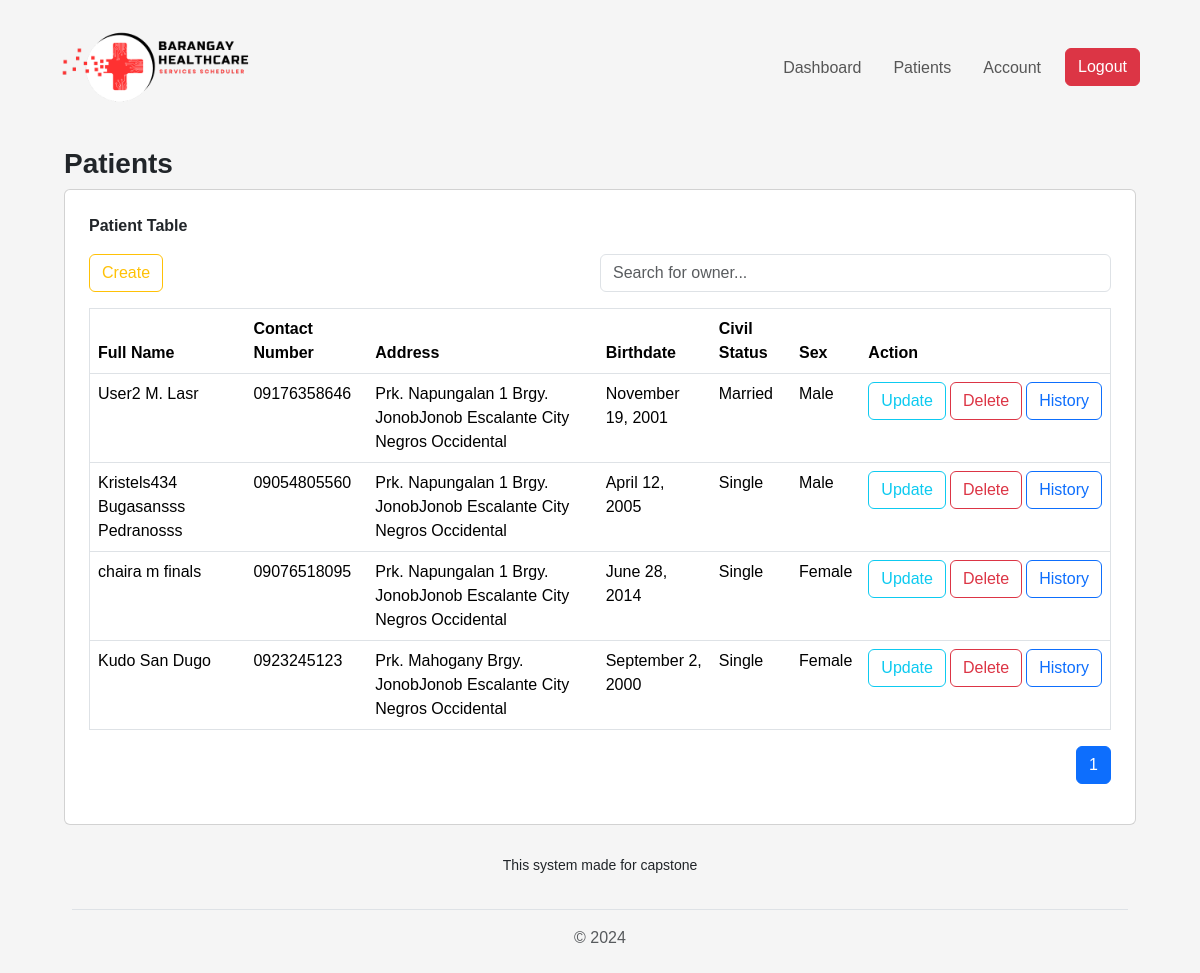
Before: /view/pages/patient/patient.php (signed in) with the older database file.
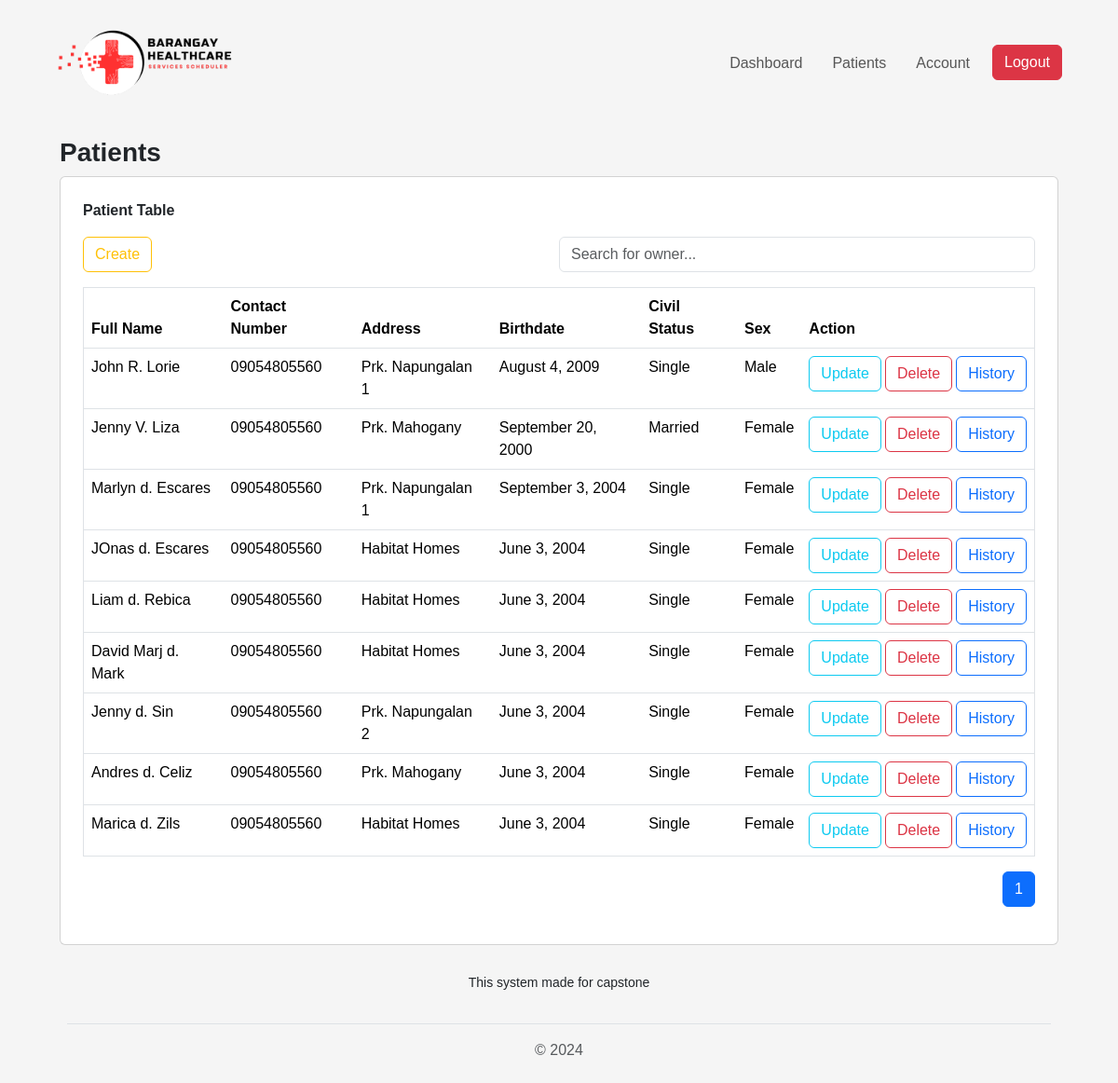
After: the same page with the newer database file.
### tables this page shows
CREATE TABLE `tbl_patient_info` (
  `id` int(11) NOT NULL,
  `patient_id` varchar(255) NOT NULL,
  `fname` varchar(255) NOT NULL,
  `mname` varchar(255) NOT NULL,
  `lname` varchar(255) NOT NULL,
  `birthdate` varchar(255) NOT NULL,
  `purok` varchar(255) NOT NULL,
  `address` varchar(255) NOT NULL,
  `phone_number` varchar(255) NOT NULL,
  `civil_status` varchar(255) NOT NULL,
  `sex` varchar(255) NOT NULL,
  `religion` varchar(255) NOT NULL,
  `occupation` varchar(255) NOT NULL,
  `guardian` varchar(255) NOT NULL
);

### connection/connection.php (called while the page is built, shortened)
<?php
class config {
    public function __construct(){
        $dsn = "mysql:host=".H.";dbname=".DB;
        $username = U;
        $password = P;
        try {
            $this->pdo = new PDO($dsn, $username, $password);
        } catch (PDOException $e) {
            die("Connection failed: " . $e->getMessage());
        }
    }
}
?>

### controller/PatientController.php (called while the page is built, shortened)
<?php
require_once('../../../services/PatientServices.php');
$patientServices = new PatientServices();
$patients = $patientServices->getAllPatient();
?>

### services/PatientServices.php (called while the page is built, shortened)
<?php
require_once("../../../connection/connection.php");
class PatientServices extends config {
    public function getAllPatient() {
        try {
            $query = "SELECT `id`, `patient_id`,CONCAT(`fname`, ' ', `mname`, ' ', `lname`) AS full_name,  `birthdate`, `purok`, `phone_number`, `civil_status`, `sex`, `religion`,`occupation`, `guardian`  FROM `tbl_patient_info` WHERE 1";
            $stmt = $this->pdo->prepare($query);
            $stmt->execute();
            return $stmt->fetchAll(PDO::FETCH_ASSOC);
        } catch (PDOException $e) {
            echo "Error: " . $e->getMessage();
        }
    }
}
?>

### view/pages/patient/patient.php (the view, shortened to what this page needs)
<?php
  include_once('../../components/header.php');
  include_once('../../../controller/PatientController.php');
?>
<div class="p-3">
<h3><strong>Patients</strong></h3>
<div class="card p-4">
        <p><strong>Patient Table</strong> </p>
        <div class="mb-3 d-flex justify-content-between">
            <a type="button" class="btn btn-outline-warning" href="create.php">Create</a>
            <input type="text" id="searchInput" class="form-control w-50" placeholder="Search for owner...">
        </div>
        <div class="table-responsive">
            <table border="1" class="table" id="nurseryOwnersTable">
                <thead>
                    <tr>
                        <th>Full Name</th>
                        <th>Contact Number</th>
                        <th>Address</th>
                        <th>Birthdate</th>
                        <th>Civil Status</th>
                        <th>Sex</th>
                        <th>Action</th>
                    </tr>
                </thead>
                <tbody id="tableBody">
                    <?php if (!empty($patients)): ?>
                        <?php foreach ($patients as $patient): ?>
                            <tr>
                                <td><?php echo htmlspecialchars($patient['full_name']); ?></td>
                                <td><?php echo htmlspecialchars($patient['phone_number']); ?></td>
                                <td><?php echo htmlspecialchars($patient['purok']); ?></td>
                                <td>
                                  <?php
                                      $birthdate = new DateTime($patient['birthdate']);
                                      echo $birthdate->format('F j, Y');
                                  ?>
                              </td>
                                <td><?php echo htmlspecialchars($patient['civil_status']); ?></td>
                                <td><?php echo htmlspecialchars($patient['sex']); ?></td>
                                <td>
                                    <div class="d-flex justify-content-start">
                                        <a class="btn btn-outline-info" href="update.php?PatientID=<?php echo htmlspecialchars($patient['patient_id']); ?>">Update</a>
                                        <button class="btn btn-outline-danger mx-1" data-id="<?php echo htmlspecialchars($patient['patient_id']); ?>" onclick="setDeleteId(this)">Delete</button>
                                        <a class="btn btn-outline-primary" href="patient_history.php?PatientID=<?php echo htmlspecialchars($patient['patient_id']); ?>">History</a>
                                    </div>
                                </td>
                            </tr>
                        <?php endforeach; ?>
                    <?php else: ?>
                        <tr>
                            <td colspan="8" class="text-center">No records found.</td>
                        </tr>
                    <?php endif; ?>
                </tbody>
            </table>
        </div>
        <div class="d-flex justify-content-end">
            <nav>
                <ul class="pagination justify-content-center" id="pagination">
                </ul>
            </nav>
        </div>
    </div>
<?php include_once('../../components/footer.php'); ?>

Changed rows visible on the page:
removed tbl_patient_info: full_name "User2 M. Lasr", phone_number "09176358646", purok "Prk. Napungalan 1 Brgy. JonobJonob Escalante City Negros Occidental", birthdate "November 19, 2001", civil_status "Married", sex "Male"
removed tbl_patient_info: full_name "Kristels434 Bugasansss Pedranosss", phone_number "09054805560", purok "Prk. Napungalan 1 Brgy. JonobJonob Escalante City Negros Occidental", birthdate "April 12, 2005", civil_status "Single", sex "Male"
removed tbl_patient_info: full_name "chaira m finals", phone_number "09076518095", purok "Prk. Napungalan 1 Brgy. JonobJonob Escalante City Negros Occidental", birthdate "June 28, 2014", civil_status "Single", sex "Female"
removed tbl_patient_info: full_name "Kudo San Dugo", phone_number "0923245123", purok "Prk. Mahogany Brgy. JonobJonob Escalante City Negros Occidental", birthdate "September 2, 2000", civil_status "Single", sex "Female"
added tbl_patient_info: full_name "John R. Lorie", phone_number "09054805560", purok "Prk. Napungalan 1", birthdate "August 4, 2009", civil_status "Single", sex "Male"
added tbl_patient_info: full_name "Jenny V. Liza", phone_number "09054805560", purok "Prk. Mahogany", birthdate "September 20, 2000", civil_status "Married", sex "Female"
added tbl_patient_info: full_name "Marlyn d. Escares", phone_number "09054805560", purok "Prk. Napungalan 1", birthdate "September 3, 2004", civil_status "Single", sex "Female"
added tbl_patient_info: full_name "JOnas d. Escares", phone_number "09054805560", purok "Habitat Homes", birthdate "June 3, 2004", civil_status "Single", sex "Female"
added tbl_patient_info: full_name "Liam d. Rebica", phone_number "09054805560", purok "Habitat Homes", birthdate "June 3, 2004", civil_status "Single", sex "Female"
added tbl_patient_info: full_name "David Marj d. Mark", phone_number "09054805560", purok "Habitat Homes", birthdate "June 3, 2004", civil_status "Single", sex "Female"
added tbl_patient_info: full_name "Jenny d. Sin", phone_number "09054805560", purok "Prk. Napungalan 2", birthdate "June 3, 2004", civil_status "Single", sex "Female"
added tbl_patient_info: full_name "Andres d. Celiz", phone_number "09054805560", purok "Prk. Mahogany", birthdate "June 3, 2004", civil_status "Single", sex "Female"
added tbl_patient_info: full_name "Marica d. Zils", phone_number "09054805560", purok "Habitat Homes", birthdate "June 3, 2004", civil_status "Single", sex "Female"
